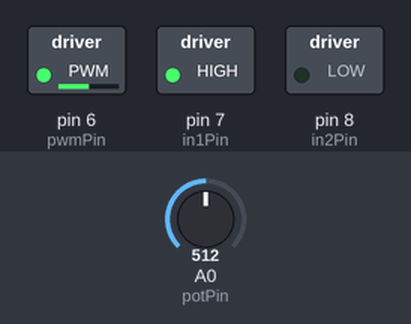
The sketch below on a simulated Arduino Uno, built with avr-gcc and run on an emulated ATmega328P. On the bench: switched loads named in the sketch (green lamp = pin HIGH). The test bench sets the inputs (shaded band); at power-on: A0 (potPin) = 512.

Above: at 1.2 s.
1.3 s: A0 (potPin) set to 716
At 1.7 s:
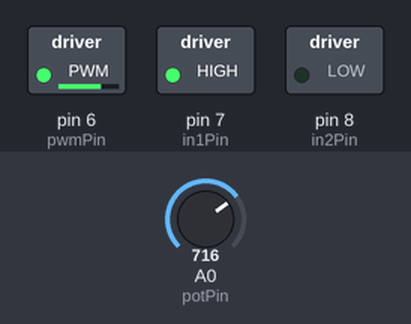
2.8 s: A0 (potPin) set to 900
At 4.0 s:
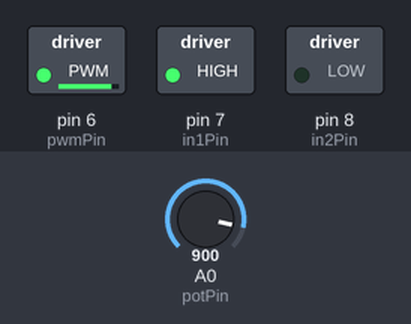
4.3 s: A0 (potPin) set to 122
At 5.1 s:
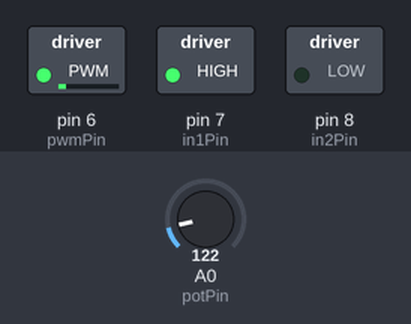
5.8 s: A0 (potPin) set to 0
At 6.2 s:
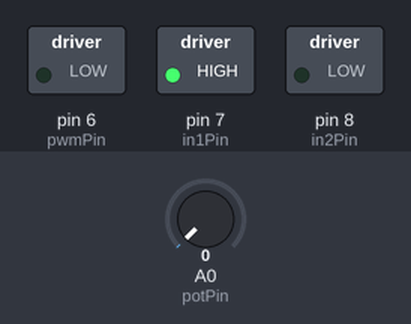
Timing chart, 0 to 8.3 s (numbered marks = the images above; inputs shaded):
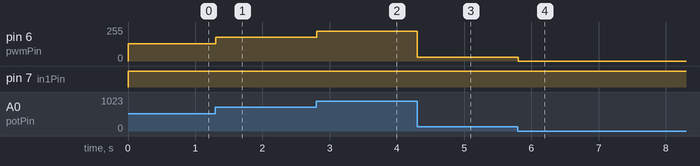

The sketch:

geared_motor.ino
```cpp
bool in1 = 1;
bool in2 = 0;
int pwm = 255;

const int in1Pin = 7;
const int in2Pin = 8;
const int pwmPin = 6;
const int potPin = A0;

int potVal = 0;


void setup() {
  // put your setup code here, to run once:
  pinMode(in1Pin, OUTPUT);
  pinMode(in2Pin, OUTPUT);
  pinMode(pwmPin, OUTPUT);
}

void loop() {
  // put your main code here, to run repeatedly:
  potVal = analogRead(potPin);
  pwm = potVal/4;
  digitalWrite(in1Pin, in1);
  digitalWrite(in2Pin, in2);
  analogWrite(pwmPin, pwm);
  delay(10);
}
```

Measured:
- after the input at 1.3 s, pin 6 (pwmPin): 128/255 → 179/255 at once
- after the input at 2.8 s, pin 6 (pwmPin): 179/255 → 225/255 at once
- after the input at 4.3 s, pin 6 (pwmPin): 225/255 → 30/255 at once
- after the input at 5.8 s, pin 6 (pwmPin): 30/255 → 0/255 at once
